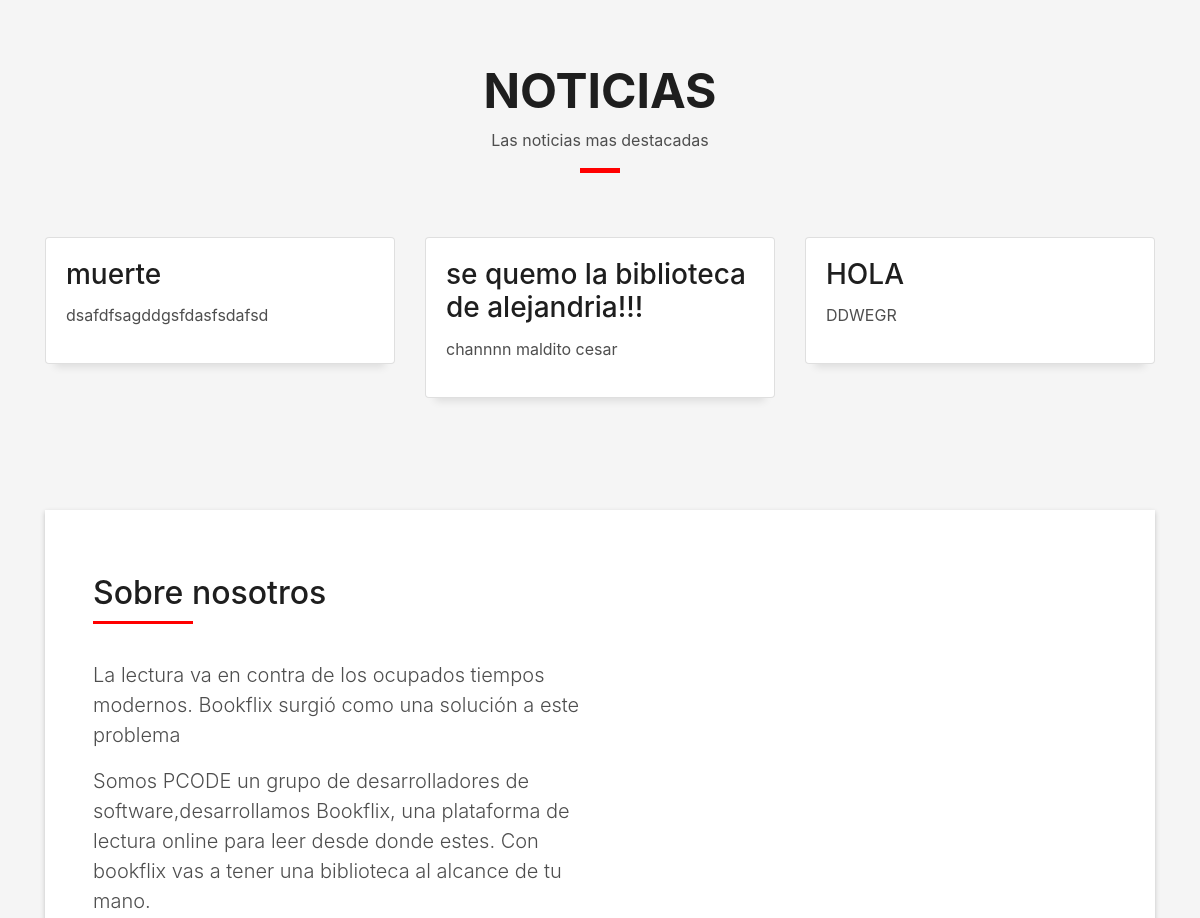
The app's page / (middle part), older data.
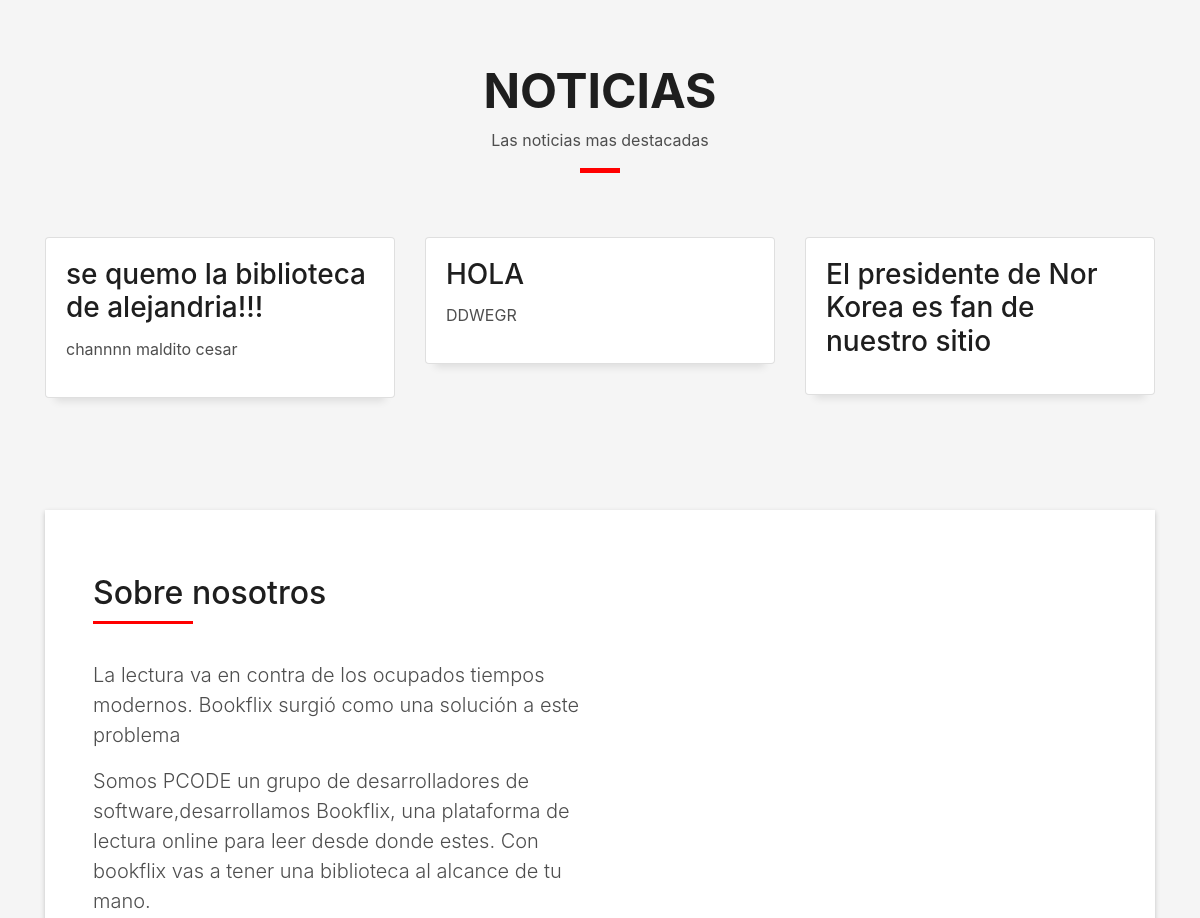
The same page, newer data.
### gestion_noticia/models.py (models this page shows, shortened)
class Noticia(models.Model):
	titulo = models.CharField(max_length=50)
	cuerpo = models.TextField(blank=True)
	fecha_de_creacion = models.DateField()

### gestion_usuario/views.py (the view)
# urls.py: 2. Add a URL to urlpatterns:  path('', views.home, name='home')
def home(request):
    context = {"estoy_en_home": True, "noticias": ultimas_noticias(3)}
    return render(request, 'home.html', context)

### gestion_noticia/views.py (called while the page is built)
def ultimas_noticias(n):
	noticias=Noticia.objects.order_by('-fecha_de_creacion')[0:n]
	return noticias

### templates/home.html (shortened to what this page needs)
{% extends "padre.html" %}
{% load static %}
{% block content %}
<body id="page-top">
  <section id="news" class="blog-mf sect-pt4 route">
    <div class="container">
      <div class="row">
        <div class="col-sm-12">
          <div class="title-box text-center">
            <h3 class="title-a">
              Noticias
            </h3>
            <p class="subtitle-a">
              Las noticias mas destacadas
            </p>
            <div class="line-mf"></div>
          </div>
        </div>
      </div>
      <div class="row" style="overflow-x:auto">
        {% for noticia in noticias %}
        <div class="col-md-4">
          <div class="card card-blog">
            <div class="card-body">
              <h3 class="card-title"><a href="/news/{{noticia.id}}">{{noticia.titulo}}</a></h3>
              <p class="card-description">
                {{noticia.cuerpo | truncatechars:35}}
              </p>
            </div>
          </div>
        </div>
        {% endfor %}
        </div>
      </div>
  </section>
  <section id="contact" class="about-mf sect-pt4 route">
    <div class="container">
      <div class="row">
        <div class="col-sm-12">
          <div class="box-shadow-full">
            <div class="row">
              <div class="col-md-6">
                <div class="about-me pt-4 pt-md-0">
                  <div class="title-box-2">
                    <h5 class="title-left">
                      Sobre nosotros
                    </h5>
                  </div>
                  <p class="lead">
                    La lectura va en contra de los ocupados tiempos modernos.
                    Bookflix surgió como una solución a este problema
                  </p>
                  <p class="lead">
                    Somos PCODE un grupo de desarrolladores de software,desarrollamos Bookflix, una plataforma de
                    lectura online para leer desde donde estes.
                    Con bookflix vas a tener una biblioteca al alcance de tu mano.
                  </p>
                </div>
              </div>
              <div class="col-md-6">
              </div>
            </div>
          </div>
        </div>
      </div>
    </div>
  </section>
  {% endblock %}

Row changes from the older to the newer data that the page shows:
no longer on this page (row edited): Noticia: titulo "muerte", cuerpo "dsafdfsagddgsfdasfsdafsd"
now on this page (row edited): Noticia: titulo "El presidente de Nor Korea es fan de nuestro sitio"
